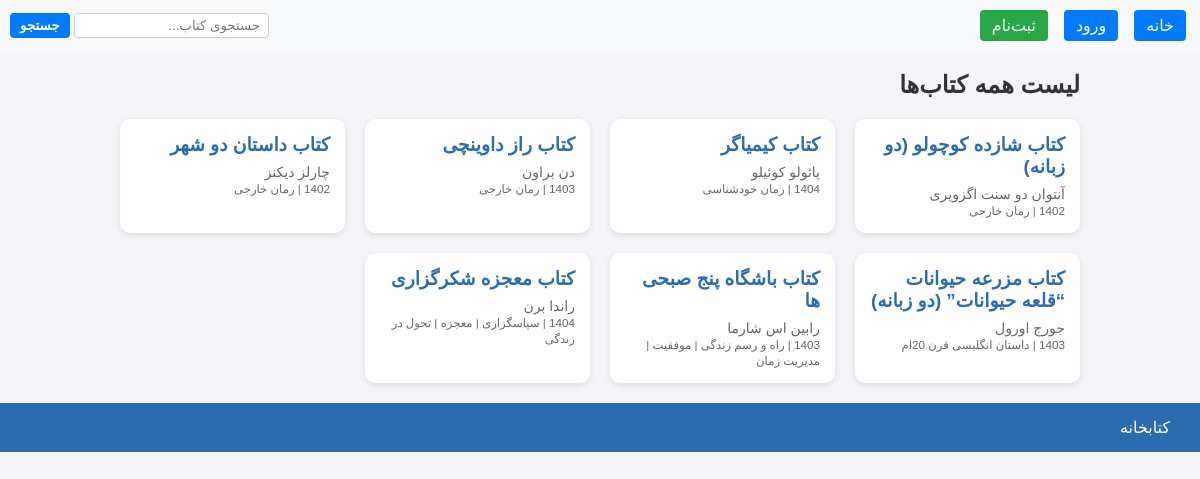
The page /books/ on the database its author committed.
### books/models.py (models this page shows, shortened)
class Book(models.Model):
    title = models.CharField(max_length=200)
    author = models.CharField(max_length=200)
    year = models.IntegerField()
    category = models.CharField(max_length=100)
    description = models.TextField()
    cover = models.CharField(max_length=200, blank=True)

### books/views.py (the view)
# urls.py: path("", views.book_list, name="list"),
def book_list(request):
    q = request.GET.get("q")
    books = Book.objects.all()
    if q:
        books = books.filter(
            Q(title__icontains=q) | Q(author__icontains=q) | Q(category__icontains=q)
        )
    return render(request, "books/list.html", {"books": books, "q": q})

### templates/books/list.html (shortened to what this page needs)
{% extends "base.html" %}
{% block content %}
  {% if q %}
      <h2>نتایج جستجو برای "{{ q }}"</h2>
  {% else %}
      <h2>لیست همه کتاب‌ها</h2>
  {% endif %}
  <div class="books-grid">
    {% for book in books %}
      <div class="book-card">
        <h3><a href="{% url 'books:detail' book.id %}">{{ book.title }}</a></h3>
        <p>{{ book.author }}</p>
        <p><small>{{ book.year }} | {{ book.category }}</small></p>
      </div>
    {% empty %}
      <p>کتابی پیدا نشد.</p>
    {% endfor %}
  </div>
{% endblock %}

### templates/base.html (shortened to what this page needs)
<!doctype html>
<html lang="fa" dir="rtl">
<head>
  <link rel="stylesheet" href="/static/css/main.css">
</head>
<body>
<header>
  <nav>
    <ul>
      <li><a class="btn" href="{% url 'books:list' %}">خانه</a></li>
      {% if user.is_authenticated %}
        <li>
          <form action="{% url 'logout' %}" method="post" style="display:inline;">
            {% csrf_token %}
            <button type="submit" class="btn btn-logout">خروج</button>
          </form>
        </li>
      {% else %}
        <li><a class="btn" href="{% url 'login' %}">ورود</a></li>
        <li><a class="btn btn-register" href="{% url 'register' %}">ثبت‌نام</a></li>
      {% endif %}
    </ul>
  </nav>
  <form action="{% url 'books:list' %}" method="get">
    <input type="text" name="q" placeholder="جستجوی کتاب..." value="{{ q|default:'' }}">
    <button type="submit">جستجو</button>
  </form>
</header>
<main>
  {% block content %}{% endblock %}
</main>
<footer>
  <p> کتابخانه </p>
</footer>
</body>
</html>

### static/css/main.css (style rules this page uses)
body { font-family: Tahoma, Arial, sans-serif; background: #f4f4f9; margin: 0; color: #333; }
a { color: #2b6cb0; text-decoration: none; }
header, footer { background: #2b6cb0; color: white; padding: 15px 30px; }
header h1, footer p { margin: 0; }
main { max-width: 960px; margin: 20px auto; padding: 0 15px; }
header form { display: inline-block; margin-right: 20px; }
header input { padding: 6px 10px; border: none; border-radius: 5px; }
header button { padding: 6px 12px; border: none; border-radius: 5px; background: white; color: #2b6cb0; font-weight: bold; cursor: pointer; }
.books-grid { display: grid; grid-template-columns: repeat(auto-fill, minmax(220px, 1fr)); gap: 20px; }
.book-card { background: white; border-radius: 10px; box-shadow: 0 2px 6px rgba(0, 0, 0, 0.1); padding: 15px; transition: transform 0.2s ease; }
.book-card h3 { margin: 0 0 8px; }
.book-card p { margin: 0; font-size: 14px; color: #666; }
.btn { display: inline-block; padding: 6px 12px; margin: 0 4px; text-decoration: none; color: #fff; background-color: #007bff; border-radius: 4px; transition: background-color 0.2s; }
.btn-register { background-color: #28a745; }
header { background-color: #f8f9fa; padding: 10px; display: flex; justify-content: space-between; align-items: center; flex-wrap: wrap; }
nav ul { list-style: none; padding: 0; margin: 0; display: flex; gap: 8px; }
nav ul li { display: inline; }
form input[type="text"] { padding: 4px 8px; border-radius: 4px; border: 1px solid #ccc; }
form button { padding: 5px 10px; border-radius: 4px; border: none; background-color: #007bff; color: #fff; cursor: pointer; }

### rows shown on the page
Book: title "کتاب شازده کوچولو (دو زبانه)", author "آنتوان دو سنت اگزوپری", category "رمان خارجی"
Book: title "کتاب کیمیاگر", author "پائولو کوئیلو", category "رمان خودشناسی"
Book: title "کتاب راز داوینچی", author "دن براون", category "رمان خارجی"
Book: title "کتاب داستان دو شهر", author "چارلز دیکنز", category "رمان خارجی"
Book: title "کتاب مزرعه حیوانات “قلعه حیوانات” (دو زبانه)", author "جورج اورول", category "داستان انگلیسی قرن 20ام"
Book: title "کتاب باشگاه پنج صبحی ها", author "رابین اس شارما", category "راه و رسم زندگی | موفقیت | مدیریت زمان"
Book: title "کتاب معجزه شکرگزاری", author "راندا برن", category "سپاسگزاری | معجزه | تحول در زندگی"
